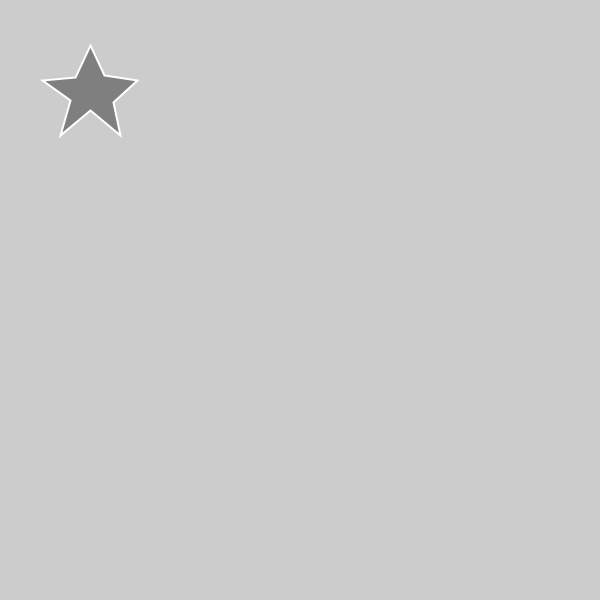
Frame 1 (no input)
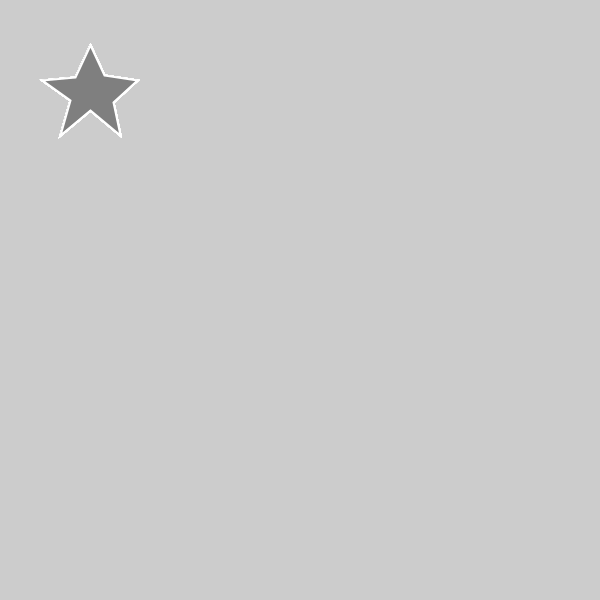
Frame 60 (the mouse pressed at the canvas centre just before this capture)
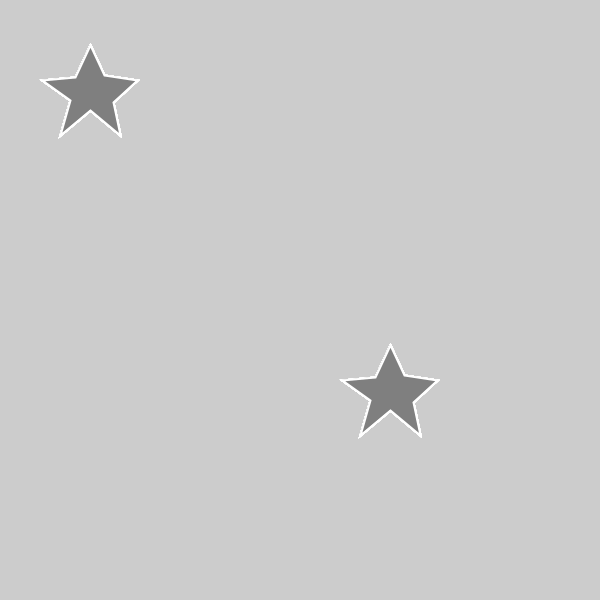
Frame 120 (the mouse held since frame 60 and released just before this capture)

The Processing sketch that drew these frames (run headless with seeded random() and noise(); from frame 60 on, the mouse is pressed at the canvas centre):

// Processing sketch: My_star_effe
// ── My_star_effe.pde

void setup()
{
  size(600, 600);
}

void draw()
{
  
  display();
}
void display() {
  
  translate(mouseX,mouseY);

  fill(127);
  stroke(255);
  strokeWeight(2);
  //here,star coding is series of vertices
  beginShape();
  vertex(90,45);
  vertex(104,75);
  vertex(137,80);
  vertex(113,102);
  vertex(120,135);
  vertex(90,110);
  vertex(60,135);
  vertex(70,100);
  vertex(42,80);
  vertex(75,77);
  
  endShape(CLOSE);
}
